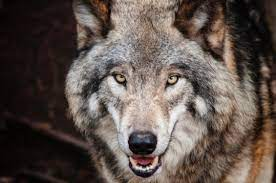
#> input picture A01.jfif, 276 x 183 px
$ jupyter execute '038(analyzeimage).ipynb'
#> lines starting #> are read from the running program, lines starting #| are printed output that depends on the picture
[cell 1]
import cv2
import matplotlib.pyplot as plt
import numpy as np

[cell 2]
blank_w = np.ones((500,500,3),np.uint8) * 255
blank_b = np.zeros((500,500,3),np.uint8) * 255

# hist = cv2.calcHist([blank_w],[0],None,[256],[0,256])
# plt.plot(hist)
# plt.show()

hist = cv2.calcHist([blank_b],[0],None,[256],[0,256])
plt.plot(hist)
plt.show()
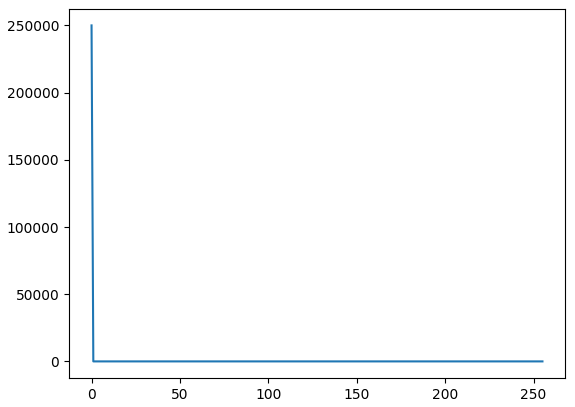
#> figure drawn by matplotlib, 1 panel; curve peaks at x = 0, y = 250000

# cv2.imshow('blank w',blank_w)
cv2.imshow('blank b',blank_b)
cv2.waitKey(0)
cv2.destroyAllWindows()

[cell 3]
img1 = cv2.imread('A01.jfif')
#> img1 is the input picture: shape (183, 276, 3); mean B, G, R 75.4, 81.3, 93.3
img2 = cv2.imread('A02.jfif')
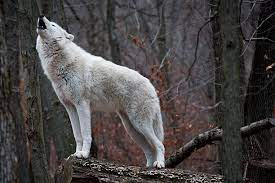
#> input picture A02.jfif, 275 x 183 px
#> img2 is the input picture: shape (183, 275, 3); mean B, G, R 69.9, 69.8, 73.8
img3 = cv2.imread('A03.jfif')

hist1 = cv2.calcHist([img1],[0],None,[256],[0,256])
#> hist1 = 256 values, max 1013 at index 9, min 0 at index 242, mean 197.3
hist2 = cv2.calcHist([img2],[0],None,[256],[0,256])
#> hist2 = 256 values, max 780 at index 0, min 3 at index 254, mean 196.6
hist3 = cv2.calcHist([img3],[0],None,[256],[0,256])
#> hist3 = 256 values from 0 to 0
plt.plot(hist1)
plt.plot(hist2)
plt.plot(hist3)
plt.show()
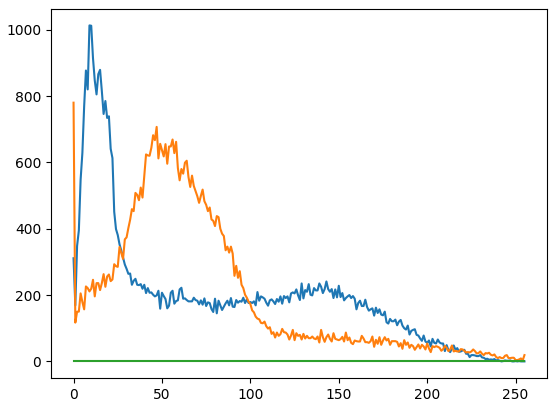
#> figure drawn by matplotlib, 1 panel; curve peaks at x = 9, y = 1013; curve peaks at x = 0, y = 780

cv2.imshow('img1',img1)
cv2.imshow('img2',img2)
cv2.imshow('img3',img3)
cv2.waitKey(0)
cv2.destroyAllWindows()

[cell 4]
img1 = cv2.imread('A01.jfif')

b ,g, r = cv2.split(img1)
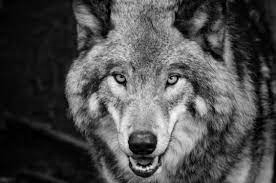
#> b: shape (183, 276); min 0, max 252, mean 75.4
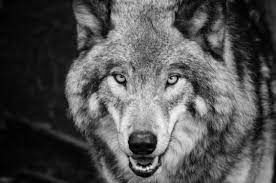
#> g: shape (183, 276); min 0, max 252, mean 81.3
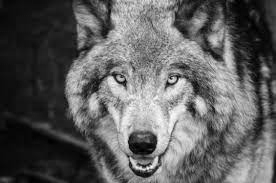
#> r: shape (183, 276); min 0, max 255, mean 93.3

plt.hist(b.ravel(),255,(0,255),color='blue')
plt.hist(g.ravel(),255,(0,255),color='green')
plt.hist(r.ravel(),255,(0,255),color='red')

plt.show()
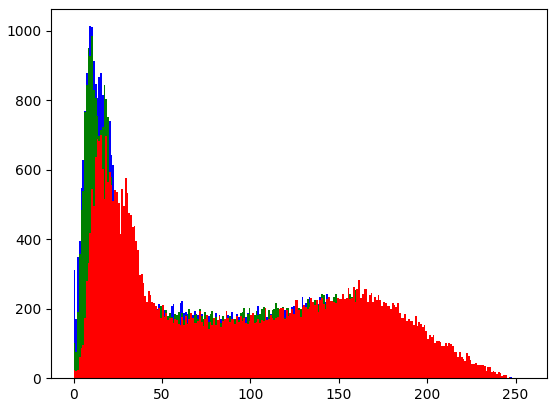
#> figure drawn by matplotlib, 1 panel; tallest bar 1013 high, from x = 9 to 10; tallest bar 984 high, from x = 10 to 11; tallest bar 699 high, from x = 15 to 16

cv2.imshow('img1',img1)
cv2.imshow('img2',b)
cv2.imshow('img3',g)
cv2.imshow('img4',r)
cv2.waitKey(0)
cv2.destroyAllWindows()
